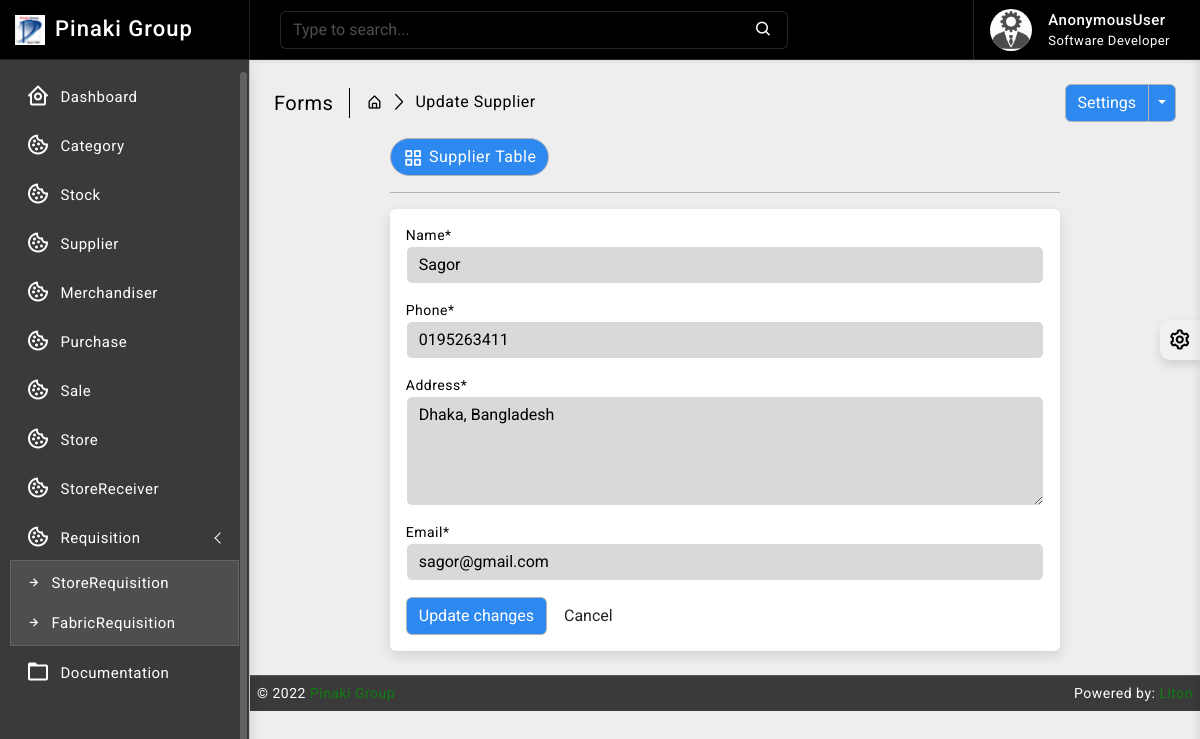
Page /supplier/1/edit on the committed database.
### supplier/models.py (models this page shows, shortened)
class Supplier(models.Model):
    id = models.AutoField(primary_key=True)
    name = models.CharField(max_length=150)
    phone = models.CharField(max_length=12, unique=True)
    address = models.CharField(max_length=200)
    email = models.EmailField(max_length=254, unique=True)
    is_deleted = models.BooleanField(default=False)

### supplier/views.py (the view)
# urls.py: path('<int:pk>/edit', views.SupplierUpdateView.as_view(), name='supplier_update'),
class SupplierUpdateView(SuccessMessageMixin, UpdateView):                                 # updateview class to edit stock, mixin used to display message
    model = Supplier                                                                       # setting 'Stock' model as model
    form_class = SupplierForm                                                              # setting 'StockForm' form as form
    template_name = "supplier/update.html"                                                 # 'edit_stock.html' used as the template
    success_url = '/supplier'                                                              # redirects to 'inventory' page in the url after submitting the form
    success_message = "Supplier details has been updated successfully"                             # displays message when form is submitted
    def get_context_data(self, **kwargs):                                               # used to send additional context
        context = super().get_context_data(**kwargs)
        return context

### supplier/forms.py
class SupplierForm(forms.ModelForm):
    def __init__(self, *args, **kwargs):
        super().__init__(*args, **kwargs)
        self.fields['name'].widget.attrs.update({'class': 'textinput form-control', 'pattern' : '[a-zA-Z\s]{1,50}', 'title' : 'Alphabets and Spaces only'})
        self.fields['phone'].widget.attrs.update({'class': 'textinput form-control', 'maxlength': '10', 'pattern' : '[0-9]{10}', 'title' : 'Numbers only'})
        self.fields['email'].widget.attrs.update({'class': 'textinput form-control'})
    class Meta:
        model = Supplier
        fields = ['name', 'phone', 'address', 'email']
        widgets = {
            'address' : forms.Textarea(attrs = {'class' : 'textinput form-control','rows'  : '4'})
        }

### templates/supplier/update.html (shortened to what this page needs)
{% extends 'base/base.html' %}
{% block body %}
{% load crispy_forms_tags %}
{% load static %}
<div class="page-wrapper">
	<div class="page-content">
		<div class="page-breadcrumb d-none d-sm-flex align-items-center mb-3">
			<div class="breadcrumb-title pe-3">Forms</div>
			<div class="ps-3">
				<nav aria-label="breadcrumb">
					<ol class="breadcrumb mb-0 p-0">
						<li class="breadcrumb-item">
							<a href="#">
								<i class="bx bx-home-alt"></i>
							</a>
						</li>
						<li class="breadcrumb-item active" aria-current="page">Update Supplier</li>
					</ol>
				</nav>
			</div>
			<div class="ms-auto">
				<div class="btn-group">
					<button type="button" class="btn btn-light">Settings</button>
					<button type="button" class="btn btn-light dropdown-toggle dropdown-toggle-split" data-bs-toggle="dropdown">
					</button>
				</div>
			</div>
		</div>
		<div class="row">
			<div class="col-xl-9 mx-auto">
				<div class="ms-auto">
					<a href="{% url 'supplier_read' %}" class="btn btn-light radius-30 mt-2 mt-lg-0">
						<i class="bx bx-grid-alt"></i>Supplier Table
					</a>
				</div>
				<hr/>
				<div class="card">
					<div class="card-body">
						<form class="row g-3" method="POST">
								<div class="col-sm-12">
									<div class="controls">
										{{ form.name|as_crispy_field }}
									</div>
								</div><br>
								<div class="col-sm-12">
									<div class="controls">
										{{ form.phone|as_crispy_field }}
									</div>
								</div><br>
                                <div class="col-sm-12">
									<div class="controls">
										{{ form.address|as_crispy_field }}
									</div>
								</div><br>
                                <div class="col-sm-12">
									<div class="controls">
										{{ form.email|as_crispy_field }}
									</div>
								</div><br>
							<div class="form-actions">
								<button type="submit" class="btn btn-light">Update changes</button>
								<button type="reset" class="btn">Cancel</button>
							</div>
						</form>
					</div>
				</div>
			</div>
		</div>
	</div>
</div>
{% endblock body %}

### static/css/app.css (style rules this page uses)
body { font-size: 14px; letter-spacing: .5px; font-family: Roboto, sans-serif; overflow-x: hidden }
a { text-decoration: none }
.page-wrapper { height: 100%; margin-top: 60px; margin-bottom: 0px; margin-left: 250px }
.page-content { padding: 1.5rem 1.5rem 0 1.5rem }
.breadcrumb-title { font-size: 20px; border-right: 1.5px solid #000000; }
.page-breadcrumb .breadcrumb li.breadcrumb-item { font-size: 16px }
.page-breadcrumb .breadcrumb-item+.breadcrumb-item::before { display: inline-block; padding-right: .5rem; color: #000000; font-family: LineIcons; content: "\ea5c" }
.radius-30 { border-radius: 30px }
.btn i { vertical-align: middle; font-size: 1.3rem; margin-top: -1em; margin-bottom: -1em; margin-right: 5px }
input::placeholder { color: #fff!important; opacity: .3!important }
.bg-theme { background-size: 100% 100%; background-attachment: fixed; background-position: center; background-repeat: no-repeat; transition: background .2s; }
body.bg-theme2 { background-image: url(../images/bg-themes/2.png); }

### rows in the picture
Supplier: name "Sagor", phone "0195263411", address "Dhaka, Bangladesh", email "sagor@gmail.com"

### other values in the picture
{{ request.user }} "AnonymousUser"
